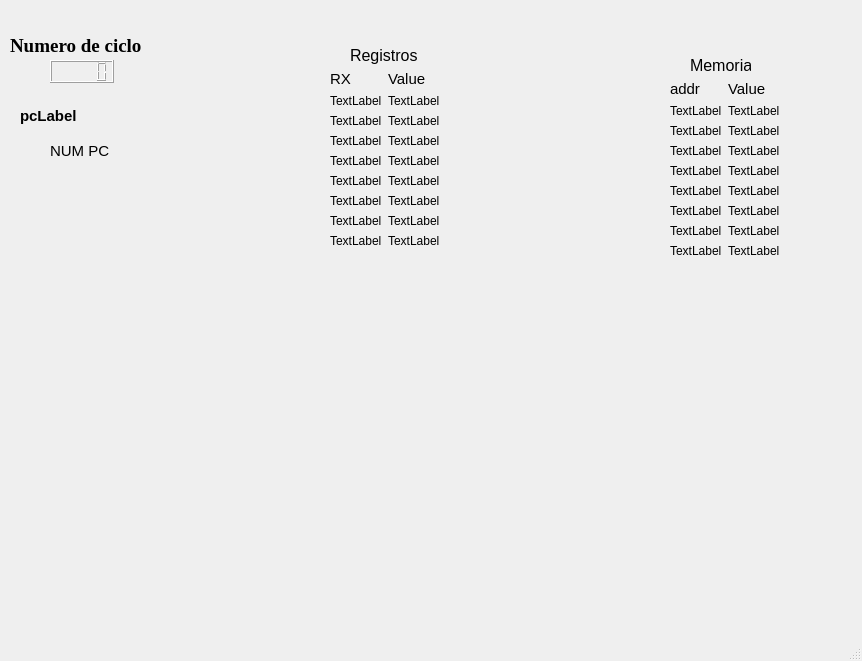
<?xml version="1.0" encoding="UTF-8"?>
<ui version="4.0">
 <class>unicicloWindow</class>
 <widget class="QMainWindow" name="unicicloWindow">
  <property name="geometry">
   <rect>
    <x>0</x>
    <y>0</y>
    <width>862</width>
    <height>661</height>
   </rect>
  </property>
  <property name="windowTitle">
   <string>unicicloWindow</string>
  </property>
  <widget class="QWidget" name="centralwidget">
   <widget class="QLabel" name="label">
    <property name="geometry">
     <rect>
      <x>10</x>
      <y>10</y>
      <width>141</width>
      <height>71</height>
     </rect>
    </property>
    <property name="font">
     <font>
      <family>Times New Roman</family>
      <pointsize>14</pointsize>
      <weight>75</weight>
      <bold>true</bold>
      <strikeout>false</strikeout>
      <kerning>true</kerning>
     </font>
    </property>
    <property name="mouseTracking">
     <bool>false</bool>
    </property>
    <property name="autoFillBackground">
     <bool>false</bool>
    </property>
    <property name="text">
     <string>Numero de ciclo</string>
    </property>
   </widget>
   <widget class="QLabel" name="pcLabel">
    <property name="geometry">
     <rect>
      <x>20</x>
      <y>100</y>
      <width>81</width>
      <height>31</height>
     </rect>
    </property>
    <property name="font">
     <font>
      <pointsize>11</pointsize>
      <weight>75</weight>
      <bold>true</bold>
     </font>
    </property>
    <property name="text">
     <string>pcLabel</string>
    </property>
   </widget>
   <widget class="QWidget" name="formLayoutWidget">
    <property name="geometry">
     <rect>
      <x>670</x>
      <y>80</y>
      <width>116</width>
      <height>311</height>
     </rect>
    </property>
    <layout class="QFormLayout" name="memoriaLayout">
     <item row="0" column="0">
      <widget class="QLabel" name="addrLabel">
       <property name="font">
        <font>
         <pointsize>11</pointsize>
        </font>
       </property>
       <property name="text">
        <string>addr</string>
       </property>
      </widget>
     </item>
     <item row="0" column="1">
      <widget class="QLabel" name="valueMemoriaLabel">
       <property name="font">
        <font>
         <pointsize>11</pointsize>
        </font>
       </property>
       <property name="text">
        <string>Value</string>
       </property>
      </widget>
     </item>
     <item row="1" column="0">
      <widget class="QLabel" name="addrLabel2">
       <property name="font">
        <font>
         <pointsize>9</pointsize>
        </font>
       </property>
       <property name="text">
        <string>TextLabel</string>
       </property>
      </widget>
     </item>
     <item row="1" column="1">
      <widget class="QLabel" name="valueLabel2">
       <property name="font">
        <font>
         <pointsize>9</pointsize>
        </font>
       </property>
       <property name="text">
        <string>TextLabel</string>
       </property>
      </widget>
     </item>
     <item row="2" column="0">
      <widget class="QLabel" name="addrLabel3">
       <property name="font">
        <font>
         <pointsize>9</pointsize>
        </font>
       </property>
       <property name="text">
        <string>TextLabel</string>
       </property>
      </widget>
     </item>
     <item row="2" column="1">
      <widget class="QLabel" name="valueLabel3">
       <property name="font">
        <font>
         <pointsize>9</pointsize>
        </font>
       </property>
       <property name="text">
        <string>TextLabel</string>
       </property>
      </widget>
     </item>
     <item row="3" column="0">
      <widget class="QLabel" name="addrLabel4">
       <property name="font">
        <font>
         <pointsize>9</pointsize>
        </font>
       </property>
       <property name="text">
        <string>TextLabel</string>
       </property>
      </widget>
     </item>
     <item row="3" column="1">
      <widget class="QLabel" name="valueLabel4">
       <property name="font">
        <font>
         <pointsize>9</pointsize>
        </font>
       </property>
       <property name="text">
        <string>TextLabel</string>
       </property>
      </widget>
     </item>
     <item row="4" column="0">
      <widget class="QLabel" name="addrLabel5">
       <property name="font">
        <font>
         <pointsize>9</pointsize>
        </font>
       </property>
       <property name="text">
        <string>TextLabel</string>
       </property>
      </widget>
     </item>
     <item row="5" column="0">
      <widget class="QLabel" name="addrLabel6">
       <property name="font">
        <font>
         <pointsize>9</pointsize>
        </font>
       </property>
       <property name="text">
        <string>TextLabel</string>
       </property>
      </widget>
     </item>
     <item row="6" column="0">
      <widget class="QLabel" name="addrLabel7">
       <property name="font">
        <font>
         <pointsize>9</pointsize>
        </font>
       </property>
       <property name="text">
        <string>TextLabel</string>
       </property>
      </widget>
     </item>
     <item row="7" column="0">
      <widget class="QLabel" name="addrLabel8">
       <property name="font">
        <font>
         <pointsize>9</pointsize>
        </font>
       </property>
       <property name="text">
        <string>TextLabel</string>
       </property>
      </widget>
     </item>
     <item row="8" column="0">
      <widget class="QLabel" name="addrLabel9">
       <property name="font">
        <font>
         <pointsize>9</pointsize>
        </font>
       </property>
       <property name="text">
        <string>TextLabel</string>
       </property>
      </widget>
     </item>
     <item row="4" column="1">
      <widget class="QLabel" name="valueLabel5">
       <property name="font">
        <font>
         <pointsize>9</pointsize>
        </font>
       </property>
       <property name="text">
        <string>TextLabel</string>
       </property>
      </widget>
     </item>
     <item row="5" column="1">
      <widget class="QLabel" name="valueLabel6">
       <property name="font">
        <font>
         <pointsize>9</pointsize>
        </font>
       </property>
       <property name="text">
        <string>TextLabel</string>
       </property>
      </widget>
     </item>
     <item row="6" column="1">
      <widget class="QLabel" name="valueLabel7">
       <property name="font">
        <font>
         <pointsize>9</pointsize>
        </font>
       </property>
       <property name="text">
        <string>TextLabel</string>
       </property>
      </widget>
     </item>
     <item row="7" column="1">
      <widget class="QLabel" name="valueLabel8">
       <property name="font">
        <font>
         <pointsize>9</pointsize>
        </font>
       </property>
       <property name="text">
        <string>TextLabel</string>
       </property>
      </widget>
     </item>
     <item row="8" column="1">
      <widget class="QLabel" name="valueLabel9">
       <property name="font">
        <font>
         <pointsize>9</pointsize>
        </font>
       </property>
       <property name="text">
        <string>TextLabel</string>
       </property>
      </widget>
     </item>
    </layout>
   </widget>
   <widget class="QLabel" name="memoriaMainLabel">
    <property name="geometry">
     <rect>
      <x>690</x>
      <y>50</y>
      <width>61</width>
      <height>31</height>
     </rect>
    </property>
    <property name="font">
     <font>
      <pointsize>12</pointsize>
     </font>
    </property>
    <property name="text">
     <string>Memoria</string>
    </property>
   </widget>
   <widget class="QLabel" name="pcNumberLabel">
    <property name="geometry">
     <rect>
      <x>50</x>
      <y>130</y>
      <width>71</width>
      <height>41</height>
     </rect>
    </property>
    <property name="font">
     <font>
      <pointsize>11</pointsize>
     </font>
    </property>
    <property name="text">
     <string>NUM PC</string>
    </property>
   </widget>
   <widget class="QLCDNumber" name="lcdNumber">
    <property name="geometry">
     <rect>
      <x>50</x>
      <y>60</y>
      <width>64</width>
      <height>23</height>
     </rect>
    </property>
   </widget>
   <widget class="QLabel" name="registroMainLabel">
    <property name="geometry">
     <rect>
      <x>350</x>
      <y>40</y>
      <width>71</width>
      <height>31</height>
     </rect>
    </property>
    <property name="font">
     <font>
      <pointsize>12</pointsize>
     </font>
    </property>
    <property name="text">
     <string>Registros</string>
    </property>
   </widget>
   <widget class="QWidget" name="formLayoutWidget_2">
    <property name="geometry">
     <rect>
      <x>330</x>
      <y>70</y>
      <width>121</width>
      <height>311</height>
     </rect>
    </property>
    <layout class="QFormLayout" name="memoriaLayout_2">
     <item row="0" column="0">
      <widget class="QLabel" name="rxMainLabel">
       <property name="font">
        <font>
         <pointsize>11</pointsize>
        </font>
       </property>
       <property name="text">
        <string>RX</string>
       </property>
       <property name="textFormat">
        <enum>Qt::AutoText</enum>
       </property>
       <property name="alignment">
        <set>Qt::AlignCenter</set>
       </property>
      </widget>
     </item>
     <item row="0" column="1">
      <widget class="QLabel" name="valueRegistrosLabel">
       <property name="font">
        <font>
         <pointsize>11</pointsize>
        </font>
       </property>
       <property name="text">
        <string>Value</string>
       </property>
      </widget>
     </item>
     <item row="1" column="1">
      <widget class="QLabel" name="valueMemLabel2">
       <property name="font">
        <font>
         <pointsize>9</pointsize>
        </font>
       </property>
       <property name="text">
        <string>TextLabel</string>
       </property>
      </widget>
     </item>
     <item row="2" column="0">
      <widget class="QLabel" name="rxLabel3">
       <property name="font">
        <font>
         <pointsize>9</pointsize>
        </font>
       </property>
       <property name="text">
        <string>TextLabel</string>
       </property>
      </widget>
     </item>
     <item row="2" column="1">
      <widget class="QLabel" name="valueMemLabel3">
       <property name="font">
        <font>
         <pointsize>9</pointsize>
        </font>
       </property>
       <property name="text">
        <string>TextLabel</string>
       </property>
      </widget>
     </item>
     <item row="3" column="0">
      <widget class="QLabel" name="rxLabel4">
       <property name="font">
        <font>
         <pointsize>9</pointsize>
        </font>
       </property>
       <property name="text">
        <string>TextLabel</string>
       </property>
      </widget>
     </item>
     <item row="3" column="1">
      <widget class="QLabel" name="valueMemLabel4">
       <property name="font">
        <font>
         <pointsize>9</pointsize>
        </font>
       </property>
       <property name="text">
        <string>TextLabel</string>
       </property>
      </widget>
     </item>
     <item row="1" column="0">
      <widget class="QLabel" name="rxLabel2">
       <property name="font">
        <font>
         <pointsize>9</pointsize>
        </font>
       </property>
       <property name="text">
        <string>TextLabel</string>
       </property>
      </widget>
     </item>
     <item row="4" column="0">
      <widget class="QLabel" name="rxLabel5">
       <property name="font">
        <font>
         <pointsize>9</pointsize>
        </font>
       </property>
       <property name="text">
        <string>TextLabel</string>
       </property>
      </widget>
     </item>
     <item row="5" column="0">
      <widget class="QLabel" name="rxLabel6">
       <property name="font">
        <font>
         <pointsize>9</pointsize>
        </font>
       </property>
       <property name="text">
        <string>TextLabel</string>
       </property>
      </widget>
     </item>
     <item row="6" column="0">
      <widget class="QLabel" name="rxLabel7">
       <property name="font">
        <font>
         <pointsize>9</pointsize>
        </font>
       </property>
       <property name="text">
        <string>TextLabel</string>
       </property>
      </widget>
     </item>
     <item row="7" column="0">
      <widget class="QLabel" name="rxLabel8">
       <property name="font">
        <font>
         <pointsize>9</pointsize>
        </font>
       </property>
       <property name="text">
        <string>TextLabel</string>
       </property>
      </widget>
     </item>
     <item row="8" column="0">
      <widget class="QLabel" name="rxLabel9">
       <property name="font">
        <font>
         <pointsize>9</pointsize>
        </font>
       </property>
       <property name="text">
        <string>TextLabel</string>
       </property>
      </widget>
     </item>
     <item row="5" column="1">
      <widget class="QLabel" name="valueMemLabel6">
       <property name="font">
        <font>
         <pointsize>9</pointsize>
        </font>
       </property>
       <property name="text">
        <string>TextLabel</string>
       </property>
      </widget>
     </item>
     <item row="6" column="1">
      <widget class="QLabel" name="valueMemLabel7">
       <property name="font">
        <font>
         <pointsize>9</pointsize>
        </font>
       </property>
       <property name="text">
        <string>TextLabel</string>
       </property>
      </widget>
     </item>
     <item row="7" column="1">
      <widget class="QLabel" name="valueMemLabel8">
       <property name="font">
        <font>
         <pointsize>9</pointsize>
        </font>
       </property>
       <property name="text">
        <string>TextLabel</string>
       </property>
      </widget>
     </item>
     <item row="8" column="1">
      <widget class="QLabel" name="valueMemLabel9">
       <property name="font">
        <font>
         <pointsize>9</pointsize>
        </font>
       </property>
       <property name="text">
        <string>TextLabel</string>
       </property>
      </widget>
     </item>
     <item row="4" column="1">
      <widget class="QLabel" name="valueMemLabel5">
       <property name="font">
        <font>
         <pointsize>9</pointsize>
        </font>
       </property>
       <property name="text">
        <string>TextLabel</string>
       </property>
      </widget>
     </item>
    </layout>
   </widget>
  </widget>
  <widget class="QMenuBar" name="menubar">
   <property name="geometry">
    <rect>
     <x>0</x>
     <y>0</y>
     <width>862</width>
     <height>21</height>
    </rect>
   </property>
  </widget>
  <widget class="QStatusBar" name="statusbar"/>
 </widget>
 <resources/>
 <connections/>
</ui>
